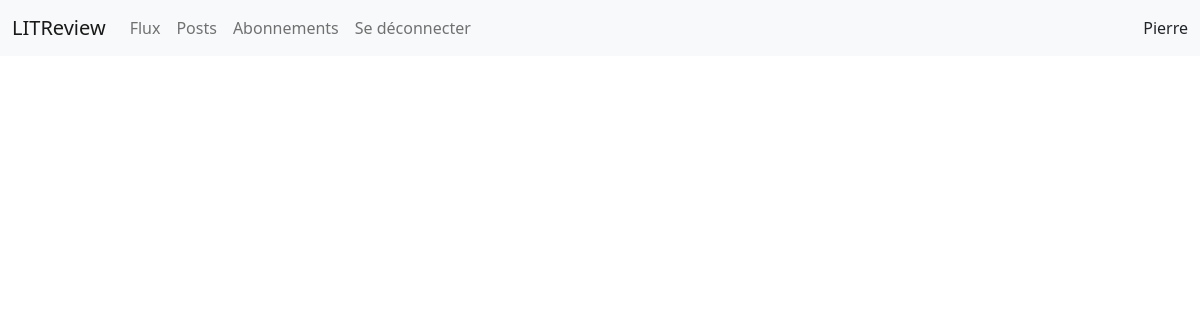
/posts/ (signed in), run on an earlier commit of the app's database.
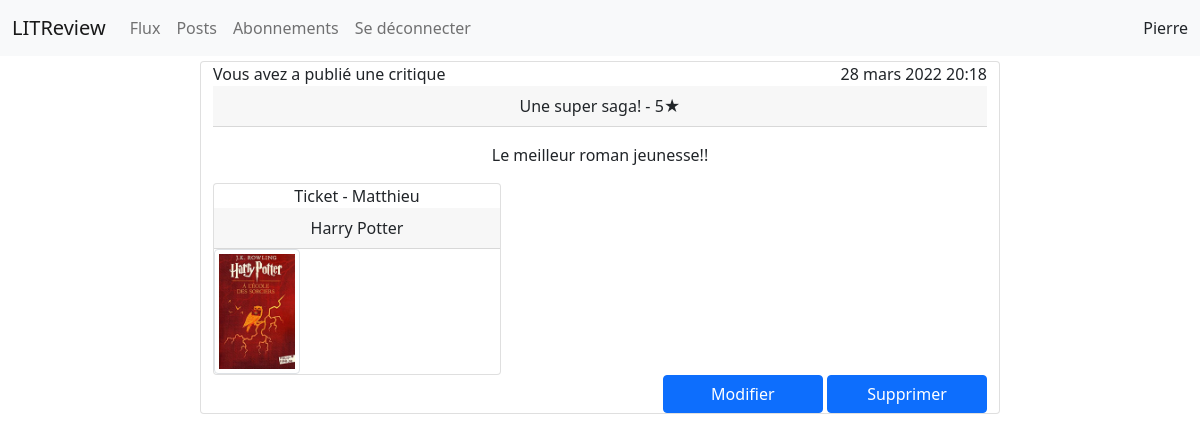
And on a later commit of the database.
### authentication/models.py (models this page shows)
class User(AbstractUser):
    username = models.CharField(max_length=150, unique=True)
    USERNAME_FIELD = 'username'

### flux/models.py (models this page shows)
class Review(models.Model):
    ticket = models.ForeignKey(Ticket, on_delete=models.CASCADE)
    rating = models.PositiveSmallIntegerField(
        max_length=1024,
        validators=[MinValueValidator(0), MaxValueValidator(5)]
        )
    user = models.ForeignKey(settings.AUTH_USER_MODEL, on_delete=models.CASCADE)
    headline = models.CharField(max_length=128)
    body = models.TextField(max_length=8192, blank=True)
    time_created = models.DateTimeField(auto_now_add=True)

class Ticket(models.Model):
    title = models.CharField(max_length=128)
    description = models.TextField(max_length=2048, blank=True)
    user = models.ForeignKey(settings.AUTH_USER_MODEL, on_delete=models.CASCADE)
    image = models.ImageField(null=True, blank=True)
    time_created = models.DateTimeField(auto_now_add=True)

### flux/views.py (the view)
# urls.py: path('posts/', flux.views.own_posts, name='own_posts'),
@login_required
def own_posts(request):
    current_user = request.user
    tickets = models.Ticket.objects.filter(user=current_user)
    tickets = tickets.annotate(content_type=Value('TICKET', CharField()))
    tickets = tickets.annotate(page_type=Value('POSTS', CharField()))
    reviews = models.Review.objects.filter(user=current_user)
    reviews = reviews.annotate(content_type=Value('REVIEW', CharField()))
    reviews = reviews.annotate(page_type=Value('POSTS', CharField()))
    posts = sorted(
        chain(reviews, tickets),
        key=lambda post: post.time_created,
        reverse=True
    )
    context = {
        'posts': posts,
    }
    return render(request, 'flux/own_posts.html', context)

### flux/templates/flux/own_posts.html
{% extends 'base.html' %} {% block content %}
<div class='container'>
    {% for post in posts %}
    <div class='row justify-content-md-center' style="margin-top: 5px">
        <div class="card text-center" style="width: 50rem;">
            {% if post.content_type == 'TICKET' %} {% include './display_ticket.html' %} {% elif post.content_type == 'REVIEW' %} {% include './display_review.html' %} {% endif %}
        </div>
    </div>
</div>
{% endfor %} {% endblock content %}

### templates/base.html (shortened to what this page needs)
{% load static %}
<html>
<head>
    <link rel="stylesheet" href="{% static 'app.css' %}">
    <link href="https://cdn.jsdelivr.net/npm/bootstrap@5.1.3/dist/css/bootstrap.min.css" rel="stylesheet">
</head>
<body>
    <nav class="navbar navbar-expand-lg navbar-light bg-light">
        <div class="container-fluid">
            <a class="navbar-brand" href="#">LITReview</a> {% if user.is_authenticated %}
            <div class="collapse navbar-collapse" id="navbarNavAltMarkup">
                <div class="navbar-nav">
                    <a class="nav-link" href="{% url 'home' %}">Flux</a>
                    <a class="nav-link" href="{% url 'own_posts' %}">Posts</a>
                    <a class="nav-link" href="{% url 'follow_manager' %}">Abonnements</a>
                    <a class="nav-link" href="{% url 'logout' %}">Se déconnecter</a>
                </div>
            </div>
            <div> {{user.username}} </div>
            {% endif %}
        </div>
    </nav>
    <div class="main">
        {% block content %}{% endblock content %}
    </div>
</body>
</html>

### flux/templates/flux/display_review.html
<div>
    <div class="d-flex justify-content-between">
        <div>{% if post.user == user%} Vous avez {% else %} {{ post.user}} a {% endif %} a publié une critique</div>
        <div>{{ post.time_created}}</div>
    </div>
    <div class="card-header">{{ post.headline }} - {{ post.rating }}★</div>
    <div class="card-body">
        <p class="card-text">{{ post.body }}</p>
    </div>
    <div class="card text-center" style="width: 18rem;">
        <div>Ticket - {% if post.ticket.user == user%} Vous {% else %} {{ post.ticket.user}} {% endif %} </div>
        <div class="card-header">{{ post.ticket.title }}</div>
        <img src="{{ post.ticket.image.url }}" class="img-thumbnail" style="max-width: 30%; height: auto;">
    </div>
</div>
{% if post.page_type == 'POSTS' %}
<div style="margin-left: auto;">
    <a class="btn btn-primary" href="{% url 'review_update' post.id %}" style="width: 10rem;">Modifier</a>
    <a class="btn btn-primary" href="{% url 'review_delete' post.id %}" style="width: 10rem;">Supprimer</a>
</div> {% endif %}

### static/app.css (style rules this page uses)
html { background-color: white; }

What changed in the data, as far as the page shows it:
added Review: shows "Vous avez", time_created "28 mars 2022 20:18", headline "Une super saga!", rating "5", body "Le meilleur roman jeunesse!!", ticket.user "Matthieu", ticket "Harry Potter", ticket.image (picture), shows "Modifier"
